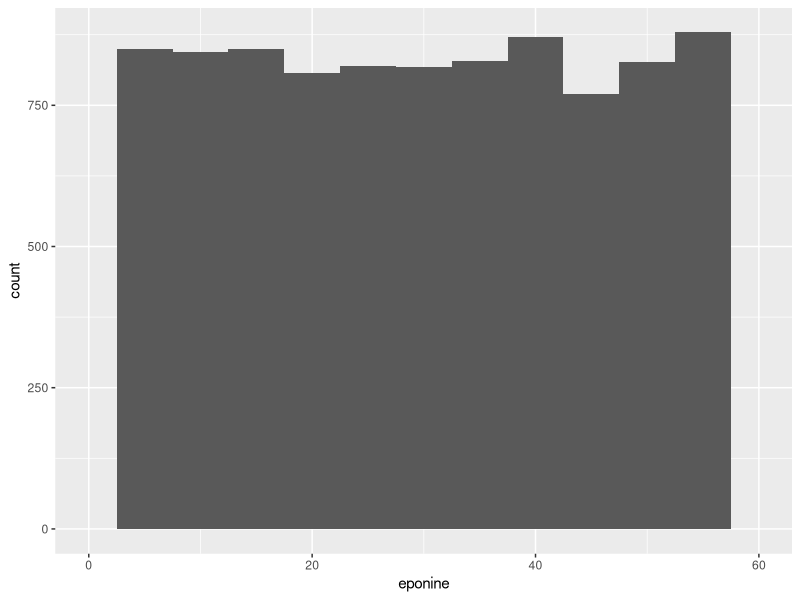
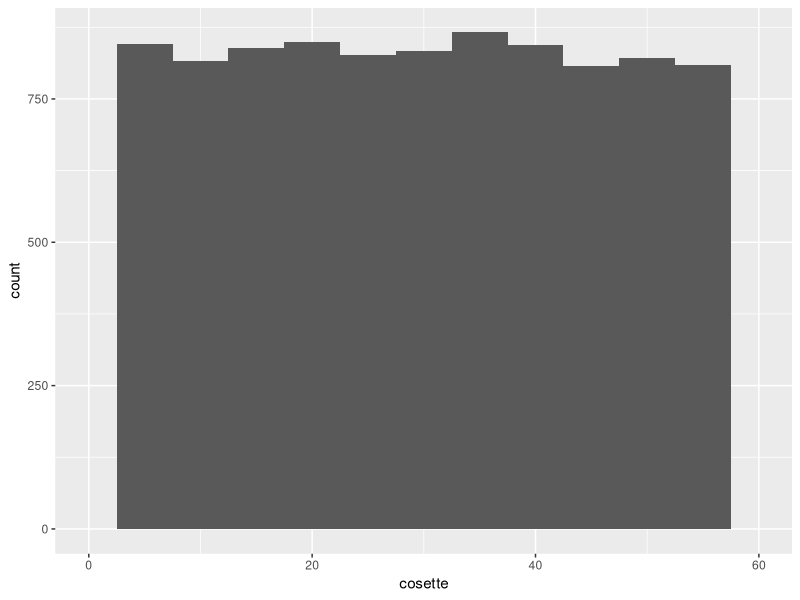
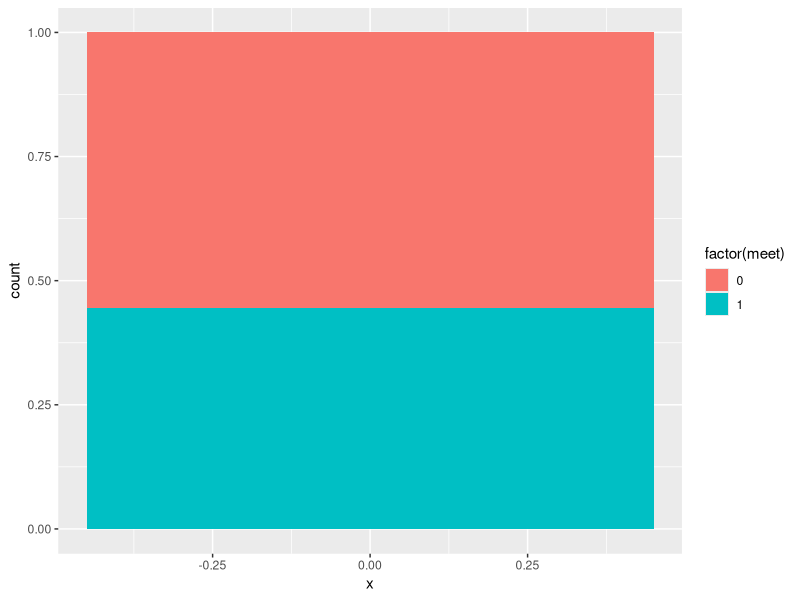
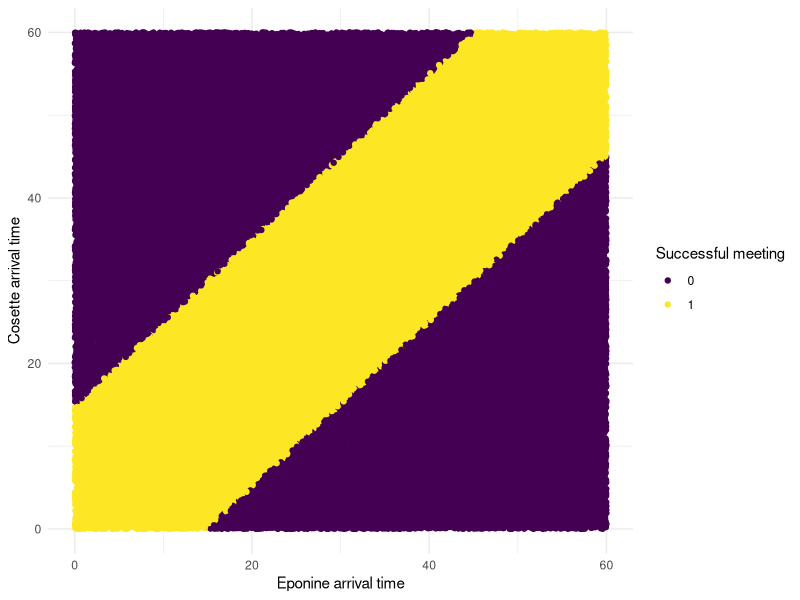
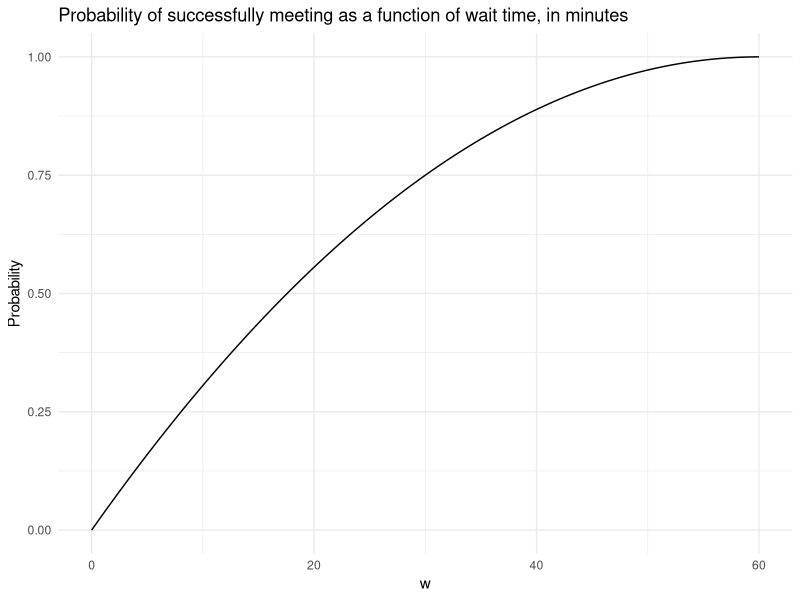

Source code (R) for these figures, in order:
## ---- chunk 1
knitr::opts_chunk$set(message = FALSE, warning = FALSE)
## ---- chunk 2
library(tidyverse)
## ---- chunk 3
# set number of simulations
N <- 10000

#generate arrival times
df <- data.frame(eponine = runif(N, 0, 60),
                 cosette = runif(N, 0, 60))

# create `wait_time` and `meet` variables
df <- df %>% 
  mutate(wait_time = abs(eponine - cosette),
         meet = if_else(wait_time <= 15, 1, 0))

prob_meet <- df %>% 
  summarize(prob_meet = sum(meet)/N)
prob_meet
## ---- chunk 4
# visualizations

#check uniform distribution
ggplot(df, aes(x = eponine)) +
  geom_histogram(binwidth = 5) +
  xlim(0,60)

ggplot(df, aes(x = cosette)) +
  geom_histogram(binwidth = 5) +
  xlim(0,60)

#check probability of meeting
ggplot(df, aes(x = 0, fill = factor(meet))) +
  geom_bar(position = "fill")
## ---- chunk 5
# calculate margin of error
ME <- 1/sqrt(N)
ME

# calculate confidence interval
CI <- c(prob_meet - ME, prob_meet + ME)
## ---- chunk 6
#simulation code
# set number of simulations
N <- 100000

#generate arrival times
df <- data.frame(eponine = runif(N, 0, 60),
                 cosette = runif(N, 0, 60))

# create `meet` variable
df <- df %>% 
  mutate(wait_time = abs(eponine - cosette),
         meet = if_else(wait_time <= 15, 1, 0))

prob_meet <- df %>% 
  summarize(prob_meet = sum(meet)/N)
prob_meet

# calculate margin of error
ME <- 1/sqrt(N)
ME

# calculate confidence interval
CI <- c(prob_meet - ME, prob_meet + ME)
## ---- chunk 7
median <- median(df$wait_time)
median
## ---- chunk 8
ggplot(df, aes(x = eponine, y = cosette, color = factor(meet))) +
  geom_point() +
  scale_color_viridis_d() +
  labs(color = "Successful meeting",
       x = "Eponine arrival time",
       y = "Cosette arrival time") +
  theme_minimal()
  
## ---- chunk 9
# graph probability as function of w
#create vector of wait times from 0 to 60 minutes, by 0.01 minutes
w <- seq(0, 60, by = 0.01)

#put w in a new dataframe and compute the probability of meeting as a function of w
new <- data.frame(w) %>% 
  mutate(probmeet = (1 - (60 - w)^2/3600))

#plot the probability as a function of w
ggplot(new, aes(x = w, y = probmeet)) +
  geom_line() +
  theme_minimal() +
  labs(x = "w",
       y = "Probability",
       title = "Probability of successfully meeting as a function of wait time, in minutes")
